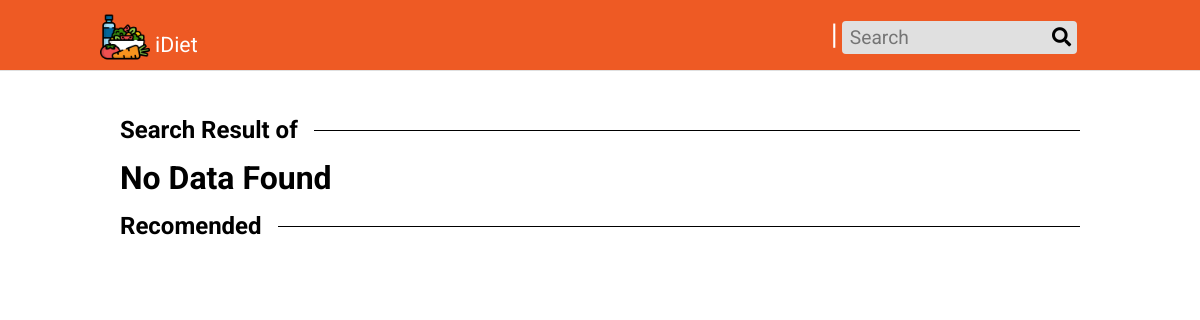
Before: /search.php with the older database file.
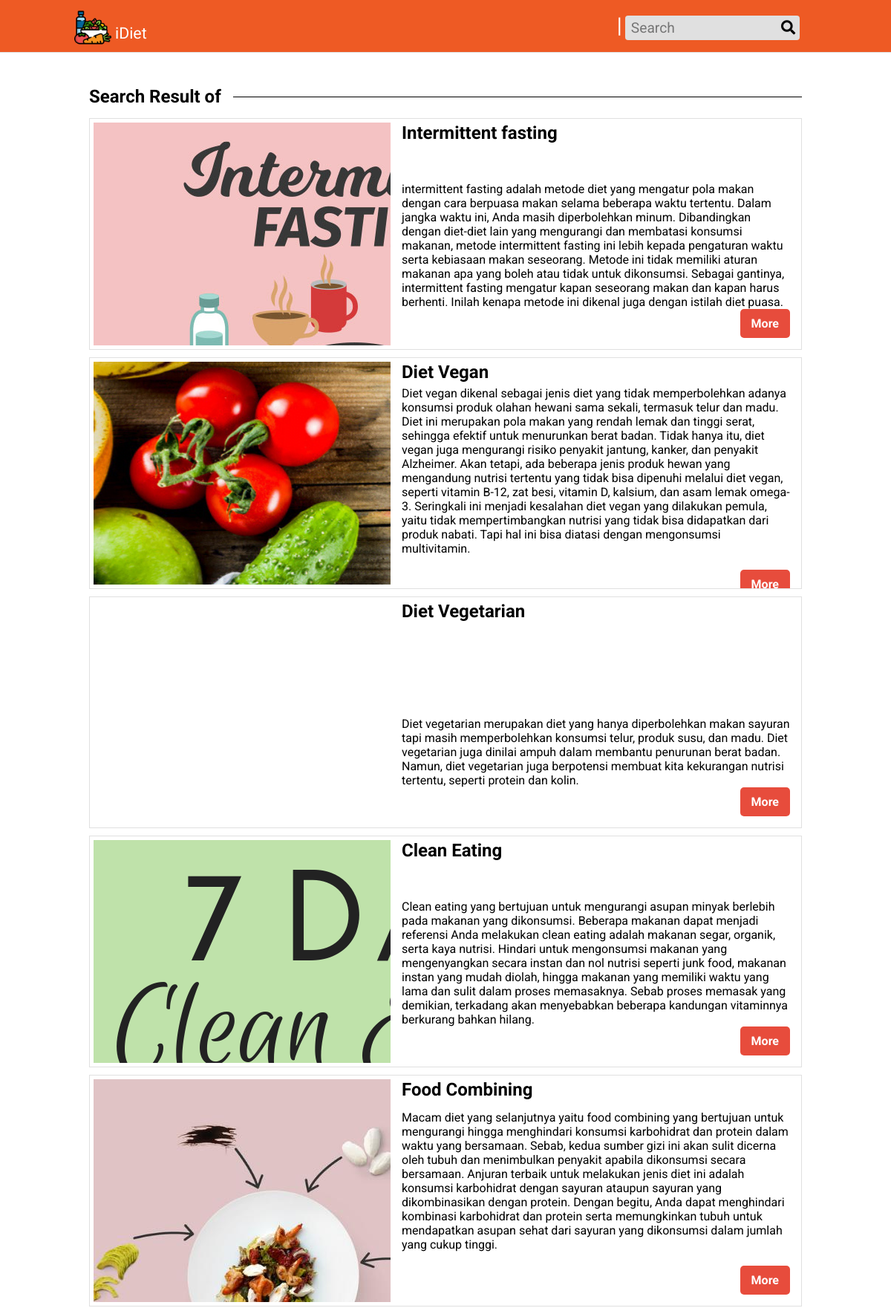
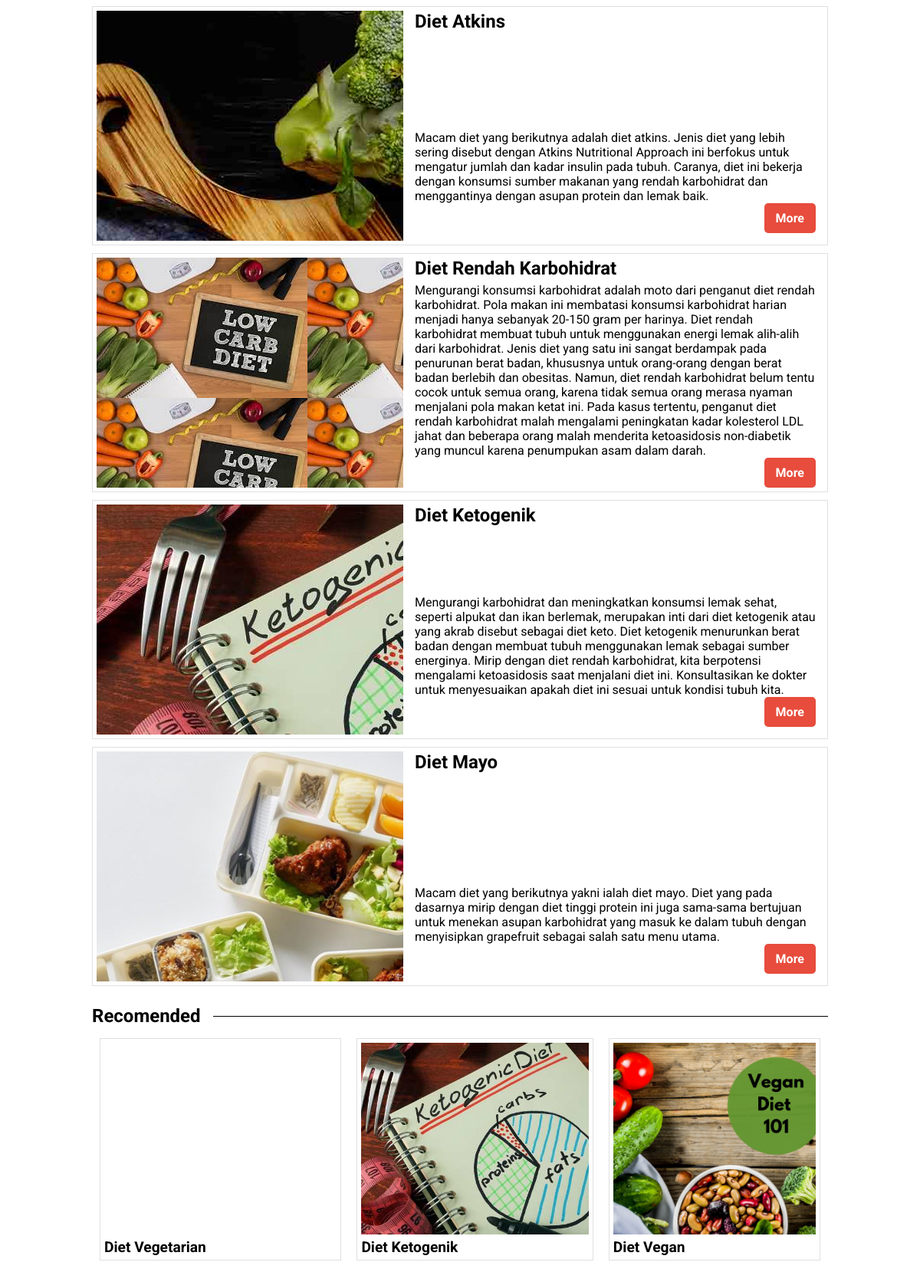
After: the same page with the newer database file (2 pictures, top to bottom).
### tables this page shows
CREATE TABLE `diet` (
  `id` int(11) NOT NULL,
  `name` varchar(255) DEFAULT NULL,
  `slug` varchar(255) DEFAULT NULL,
  `description` longtext DEFAULT 'NULL',
  `image` varchar(255) DEFAULT NULL,
  `type` varchar(255) DEFAULT NULL,
  `fat` varchar(255) DEFAULT NULL,
  `cost` enum('low','med','high') DEFAULT 'med',
  `calories` varchar(255) DEFAULT NULL,
  `carb` varchar(255) DEFAULT NULL,
  `protein` varchar(255) DEFAULT NULL,
  `dateupload` date DEFAULT NULL
);

### search.php (the view, shortened to what this page needs)
<?php
require('./partials/header.php');
require('./action/helper.php');
$key = $_GET['s'];
$data = $mysql->query("SELECT name,image,slug,description FROM diet WHERE name LIKE '%$key%' OR description LIKE '%key%'");
$recomended = $mysql->query('SELECT image,slug,name FROM diet ORDER BY RAND() LIMIT 3;');
?>
<div class="content">
  <h2>Search Result of <?= $key ?></h2>
  <?php if (mysqli_num_rows($data) != 0) :
    while ($row = $data->fetch_object()) :
  ?>
      <div class="search-container">
        <div class="search-card">
          <div class="search-img" style="background-image: url('./uploads/<?= $row->image ?>');">
          </div>
          <div class="search-detail">
            <p><?= $row->name ?></p>
            <p style="text-align:justify; height:208px;overflow:hidden">
              <?= $row->description ?>
            </p>
            <a href="./details.php?d=<?= $row->slug ?>" class="more-btn">More</a>
          </div>
        </div>
      </div>
    <?php endwhile;
  else : ?>
    <h1>No Data Found</h1>
  <?php endif; ?>
  <h2>Recomended</h2>
  <div class="recommended-content">
    <?php while ($row = $recomended->fetch_object()) : ?>
      <a href="./details.php?d=<?= $row->slug ?>" class="box">
        <div class="box-img" style="background-image:url('./uploads/<?= $row->image ?>')"></div>
        <div class="box-title"><?= $row->name ?></div>
      </a>
    <?php endwhile; ?>
  </div>
</div>

### partials/header.php (shortened to what this page needs)
<!DOCTYPE html>
<html lang="en">
<head>
  <link rel="stylesheet" href="https://cdnjs.cloudflare.com/ajax/libs/font-awesome/5.15.1/css/all.min.css" />
  <link rel="stylesheet" href="./css/style.css">
</head>
<body>
  <div class="header">
    <a href="./index.php" class="logo"><img class="logo-img" src="./image/diet.png" alt="Logo">iDiet</a>
    <form action="./search.php" method="get">
      <span style="font-size: 1.8rem; color:white">|</span>
      <input type="text" placeholder="Search" class="search-box" name="s">
      <button type="submit" class="search-button"><i class="fas fa-search"></i></button>
    </form>
  </div>

### css/style.css (style rules this page uses)
* { margin: 0; padding: 0; font-family: 'Roboto', sans-serif; }
.header { height: 70px; width: 1fr; background-color: #EE5A24; display: flex; padding: 0 100px; justify-content: space-between; align-items: center; border-bottom: 1px solid #E0E0E0; }
.logo { color: #fff; text-transform: none; text-decoration: none; font-size: 16pt; padding-bottom: 12px; }
.logo-img { width: 50px; margin-right: 5px; transform: translateY(10px); }
.search-box { padding: 5px 8px; border-radius: 4px; border: none; font-size: 1.2rem; background: #E0E0E0; }
.search-button { background: none; border: none; transform: translateX(-150%); font-size: 1.2rem; }
.content { display: flex; flex-direction: column; margin: 30px 10%; }
h2 { margin: 15px 0; display: flex; align-items: center; }
h2::after { content: ''; flex: 1; margin-left: 1rem; height: 1px; background-color: #000; }
.recommended-content { display: grid; grid-template-columns: auto auto auto; grid-template-rows: auto auto; }
.box { margin: 0 10px 10px; border: solid 1px #E0E0E0; padding: 5px }
.box-img { height: 250px; margin-bottom: 5px; background-repeat: no-repeat; background-position: center; background-size: cover; }
.box-title { text-transform: none; text-decoration: none; font-weight: bold; font-size: 1.2rem; color:#000; }
.search-container { display: flex; flex-direction: column; }
.search-card { display: flex; overflow: hidden; padding: 5px; border: 1px solid #E0E0E0; margin-bottom: 10px; }
.search-img { min-width: 400px; }
.search-detail { display: flex; flex-direction: column; height: 300px; margin-left: 15px; margin-right: 10px; }
.search-detail p:first-child { font-size: 1.5rem; font-weight: bold; margin-bottom: 5px; }
.more-btn { padding: 10px 15px; margin-top: auto; margin-bottom: 10px; text-decoration: none; color: #fff; background-color: #e74c3c; margin-left: auto; font-weight: bold; border-radius: 5px; }
a.box { text-decoration: none; color: #000; transition: 0.1s; }

Changed rows visible on the page:
added diet: image (picture), name "Intermittent fasting", description "intermittent fasting adalah metode diet yang mengatur pola makan dengan cara berpuasa makan selama beberapa waktu tertentu. Dalam jangka waktu ini, Anda masih diperbolehkan minum. Dibandingkan dengan diet-diet lain yang mengurangi dan membatasi konsumsi makanan, metode intermittent fasting ini lebih kepada pengaturan waktu serta kebiasaan makan seseorang. Metode ini tidak memiliki aturan makanan apa yang boleh atau tidak untuk dikonsumsi. Sebagai gantinya, intermittent fasting mengatur kapan seseorang makan dan kapan harus berhenti. Inilah kenapa metode ini dikenal juga dengan istilah diet puasa.", shown under "Search Result of"
added diet: image (picture), name "Diet Vegan", description "Diet vegan dikenal sebagai jenis diet yang tidak memperbolehkan adanya konsumsi produk olahan hewani sama sekali, termasuk telur dan madu. Diet ini merupakan pola makan yang rendah lemak dan tinggi serat, sehingga efektif untuk menurunkan berat badan. Tidak hanya itu, diet vegan juga mengurangi risiko penyakit jantung, kanker, dan penyakit Alzheimer. Akan tetapi, ada beberapa jenis produk hewan yang mengandung nutrisi tertentu yang tidak bisa dipenuhi melalui diet vegan, seperti vitamin B-12, zat besi, vitamin D, kalsium, dan asam lemak omega-3. Seringkali ini menjadi kesalahan diet vegan yang dilakukan pemula, yaitu tidak mempertimbangkan nutrisi yang tidak bisa didapatkan dari produk…"
added diet: name "Diet Vegetarian", description "Diet vegetarian merupakan diet yang hanya diperbolehkan makan sayuran tapi masih memperbolehkan konsumsi telur, produk susu, dan madu. Diet vegetarian juga dinilai ampuh dalam membantu penurunan berat badan. Namun, diet vegetarian juga berpotensi membuat kita kekurangan nutrisi tertentu, seperti protein dan kolin."
added diet: image (picture), name "Clean Eating", description "Clean eating yang bertujuan untuk mengurangi asupan minyak berlebih pada makanan yang dikonsumsi. Beberapa makanan dapat menjadi referensi Anda melakukan clean eating adalah makanan segar, organik, serta kaya nutrisi. Hindari untuk mengonsumsi makanan yang mengenyangkan secara instan dan nol nutrisi seperti junk food, makanan instan yang mudah diolah, hingga makanan yang memiliki waktu yang lama dan sulit dalam proses memasaknya. Sebab proses memasak yang demikian, terkadang akan menyebabkan beberapa kandungan vitaminnya berkurang bahkan hilang.", shown under "Search Result of"
added diet: image (picture), name "Food Combining", description "Macam diet yang selanjutnya yaitu food combining yang bertujuan untuk mengurangi hingga menghindari konsumsi karbohidrat dan protein dalam waktu yang bersamaan. Sebab, kedua sumber gizi ini akan sulit dicerna oleh tubuh dan menimbulkan penyakit apabila dikonsumsi secara bersamaan. Anjuran terbaik untuk melakukan jenis diet ini adalah konsumsi karbohidrat dengan sayuran ataupun sayuran yang dikombinasikan dengan protein. Dengan begitu, Anda dapat menghindari kombinasi karbohidrat dan protein serta memungkinkan tubuh untuk mendapatkan asupan sehat dari sayuran yang dikonsumsi dalam jumlah yang cukup tinggi.", shown under "Search Result of"
added diet: image (picture), name "Diet Atkins", description "Macam diet yang berikutnya adalah diet atkins. Jenis diet yang lebih sering disebut dengan Atkins Nutritional Approach ini berfokus untuk mengatur jumlah dan kadar insulin pada tubuh. Caranya, diet ini bekerja dengan konsumsi sumber makanan yang rendah karbohidrat dan menggantinya dengan asupan protein dan lemak baik.", shown under "Search Result of"
added diet: name "Diet Rendah Karbohidrat", description "Mengurangi konsumsi karbohidrat adalah moto dari penganut diet rendah karbohidrat. Pola makan ini membatasi konsumsi karbohidrat harian menjadi hanya sebanyak 20-150 gram per harinya. Diet rendah karbohidrat membuat tubuh untuk menggunakan energi lemak alih-alih dari karbohidrat. Jenis diet yang satu ini sangat berdampak pada penurunan berat badan, khususnya untuk orang-orang dengan berat badan berlebih dan obesitas. Namun, diet rendah karbohidrat belum tentu cocok untuk semua orang, karena tidak semua orang merasa nyaman menjalani pola makan ketat ini. Pada kasus tertentu, penganut diet rendah karbohidrat malah mengalami peningkatan kadar kolesterol LDL jahat dan beberapa orang malah…", shown under "Search Result of"
added diet: image (picture), name "Diet Ketogenik", description "Mengurangi karbohidrat dan meningkatkan konsumsi lemak sehat, seperti alpukat dan ikan berlemak, merupakan inti dari diet ketogenik atau yang akrab disebut sebagai diet keto. Diet ketogenik menurunkan berat badan dengan membuat tubuh menggunakan lemak sebagai sumber energinya. Mirip dengan diet rendah karbohidrat, kita berpotensi mengalami ketoasidosis saat menjalani diet ini. Konsultasikan ke dokter untuk menyesuaikan apakah diet ini sesuai untuk kondisi tubuh kita."
added diet: image (picture), name "Diet Mayo", description "Macam diet yang berikutnya yakni ialah diet mayo. Diet yang pada dasarnya mirip dengan diet tinggi protein ini juga sama-sama bertujuan untuk menekan asupan karbohidrat yang masuk ke dalam tubuh dengan menyisipkan grapefruit sebagai salah satu menu utama.", shown under "Search Result of"
Other visible differences:
text no longer shown: "No Data Found"
